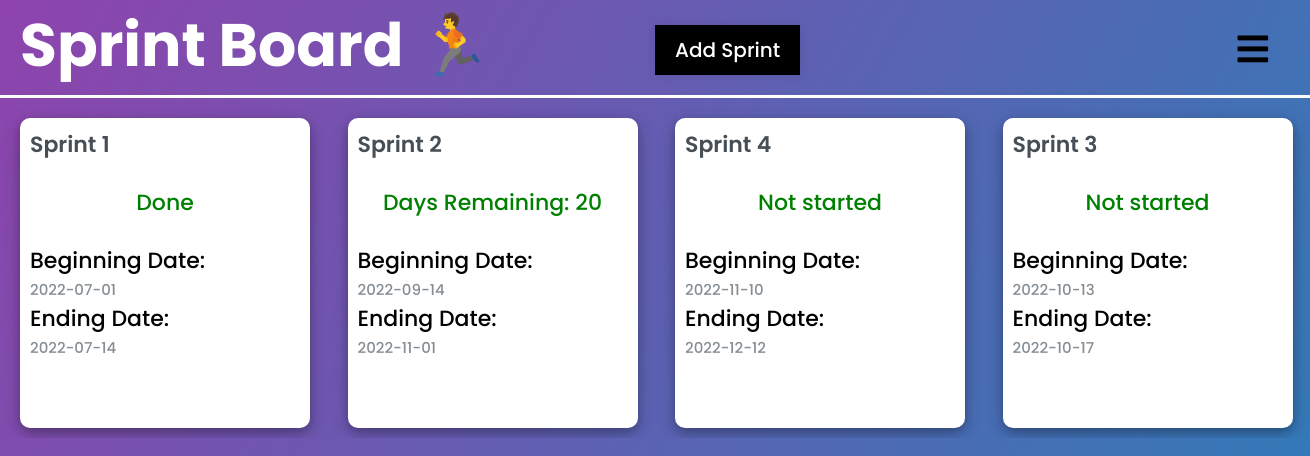
Page /sprint-board on the committed database.
### tables this page shows
CREATE TABLE "Sprint" (
	"sprint_id"	INTEGER NOT NULL UNIQUE,
	"sprint_name"	TEXT,
	"sprint_start"	TEXT,
	"sprint_end"	TEXT,
	"sprint_status"	TEXT,
	PRIMARY KEY("sprint_id" AUTOINCREMENT)
);

### app.py (the view)
@app.route("/sprint-board", methods=['POST', 'GET'])
def sprint_board():
    error = None
    users = appDb.all_users()
    task_sprint = appDb.all_sprint()
    if request.method == "POST":
        card_name = request.form.get("taskname")
        card_start_date = request.form.get("start_date")
        card_end_date = request.form.get("end_date")
        card_start_date_split = card_start_date.split("-")
        card_end_date_split = card_end_date.split("-")
        card_start_year = int(card_start_date_split[0])
        card_start_month = int(card_start_date_split[1])
        card_start_day = int(card_start_date_split[2])
        card_end_year = int(card_end_date_split[0])
        card_end_month = int(card_end_date_split[1])
        card_end_day = int(card_end_date_split[2])
        if card_start_year > card_end_year:
            error = "Start year more than end year"
        elif card_start_month > card_end_month and card_start_year == card_end_year:
            error = "Start month more than end month"
        elif card_start_day > card_end_day and card_start_month == card_end_month:
            error = "Start day more than end day"
        else:
            try:
                appDb.create_sprint(card_name, sprint_start=card_start_date, sprint_end=card_end_date)
                return redirect("/sprint-board")
            except:
                return "There was an issue addind your task!"
    else:
        task_sprint = appDb.all_sprint()
    length = len(task_sprint)
    list_of_days = []
    for sprint in task_sprint:
        card_start = sprint[2].split("-")
        card_start_year = int(card_start[0])
        card_start_month = int(card_start[1])
        card_start_day = int(card_start[2])
        card_start = datetime.datetime(card_start_year, card_start_month, card_start_day)
        card_end = sprint[3].split("-")
        card_end_year = int(card_end[0])
        card_end_month = int(card_end[1])
        card_end_day = int(card_end[2])
        card_end = datetime.datetime(card_end_year, card_end_month, card_end_day)
        today = datetime.date.today()
        today_with_time = datetime.datetime(year=today.year, month=today.month, day=today.day)
        if card_start > today_with_time:
            list_of_days.append("Not started")
        else:
            days_left = (card_end - today_with_time).days
            if days_left <= 0:
                list_of_days.append("Done")
            else:
                list_of_days.append(f"Days Remaining: {days_left}")
    return render_template("sprint-board.html",task_sprint=task_sprint,users=users, error = error, list_of_days=list_of_days, length=length)

### db.py (called while the page is built)
    def all_users(self) :
        try :
            self.cursor.execute(
                "SELECT * from user")
            return self.cursor.fetchall()
        except Exception as e :
            return e

    def all_sprint(self) :
        try :
            self.cursor.execute(
                "Select * from sprint")
            return self.cursor.fetchall()
        except Exception as e :
            return e

### templates/sprint-board.html (shortened to what this page needs)
{% extends "base.html" %}
{% block head %}
<link rel="stylesheet" href="https://use.fontawesome.com/releases/v5.15.4/css/all.css"/>
{% endblock %}
{% block body %}
<div class="product_backlog">
    <h1>Sprint Board &#127939;</h1>
    <label for="add_task_check" class="show_add_task_btn">Add Sprint</label>
    <label for="check">
        <i class="fas fa-bars" id="btn"></i>
    </label>
    <div class="task_box">
        {% for task in range(length) %}
            <div class="miniature_card">
                <div class="front_facing">
                    <div class="card_text">
                        <h3 class="name">{{task_sprint[task][1]}}</h3>
                        <br>
                    </div>
                    <div class="tag_type_priority">
                        <center> <span class="quote4" style="color:green">{{list_of_days[task]}}</span></center>
                        <br>
                        <span class="quote3">Beginning Date:</span>
                        <br>
                        <span class="quote2">{{task_sprint[task][2]}}</span>
                        <br>
                        <span class="quote3">Ending Date:</span>
                        <br>
                        <span class="quote2">{{task_sprint[task][3]}}</span>
                        <br>
                    </div>
                </div>
            </div>
        {% endfor %}
    </div>
</div>
{% endblock %}

### static/css/main.css (style rules this page uses)
* { margin: 0; padding: 0; box-sizing: border-box; font-family: "Poppins", sans-serif; }
body { margin: 0; padding: 0; overflow: hidden; }
.product_backlog { background: linear-gradient(120deg, #8e44ad, #2980b9); height: 100vh; }
.product_backlog h1 { text-align: left; padding-left: 20px; padding-bottom: 5px; border-bottom: 3px solid white; font-size: 60px; color: white; }
label #btn, label #cancel { position: absolute; cursor: pointer; border-radius: 3px; }
label #btn { right: 30px; top: 25px; font-size: 35px; color: black; padding: 6px 12px; transition: all .5s; }
.show_add_task_btn { background-color: black; padding: 10px 20px; font-size: 20px; font-weight: 500; color: white; cursor: pointer; box-shadow: 0px 0px 10px rgba(0,0,0,0.1); border-color: black; position: absolute; top: 25px; left: 50%; }
.task_box { display: grid; grid-template-columns: repeat(4, minmax(150px, 0.5fr)); grid-row: 150px; padding: 10px; gap: 20px; justify-content: center; overflow: auto; max-height: 90%; margin-top: 10px; }
.miniature_card { width: 290px; max-width: 290px; height: 310px; max-height: 310px; background-color: #fff; justify-content: left; align-items: left; text-align: left; border-radius: 10px; box-shadow: 0 4px 8px 0 rgba(0, 0, 0, 0.2), 0 6px 20px 0 rgba(0, 0, 0, 0.19); padding: 10px; overflow: hidden; margin-left: 10px; word-wrap: break-word; }
.miniature_card .name { font-size: 22px; color: #464e56; font-weight: 600; }
.miniature_card .quote2 { font-size: 15px; font-weight: 500; color: #868e94; }
.miniature_card .quote3 { font-size: 22px; font-weight: 500; color: #000000; }
.miniature_card .quote4 { font-size: 22px; font-weight: 500; }

### rows in the picture
Sprint: sprint_name "Sprint 1", sprint_start "2022-07-01", sprint_end "2022-07-14"
Sprint: sprint_name "Sprint 2", sprint_start "2022-09-14", sprint_end "2022-11-01"
Sprint: sprint_name "Sprint 4", sprint_start "2022-11-10", sprint_end "2022-12-12"
Sprint: sprint_name "Sprint 3", sprint_start "2022-10-13", sprint_end "2022-10-17"

### other values in the picture
{{ list_of_days[task] }} "Done" "Days Remaining: 20" "Not started" "Not started"
